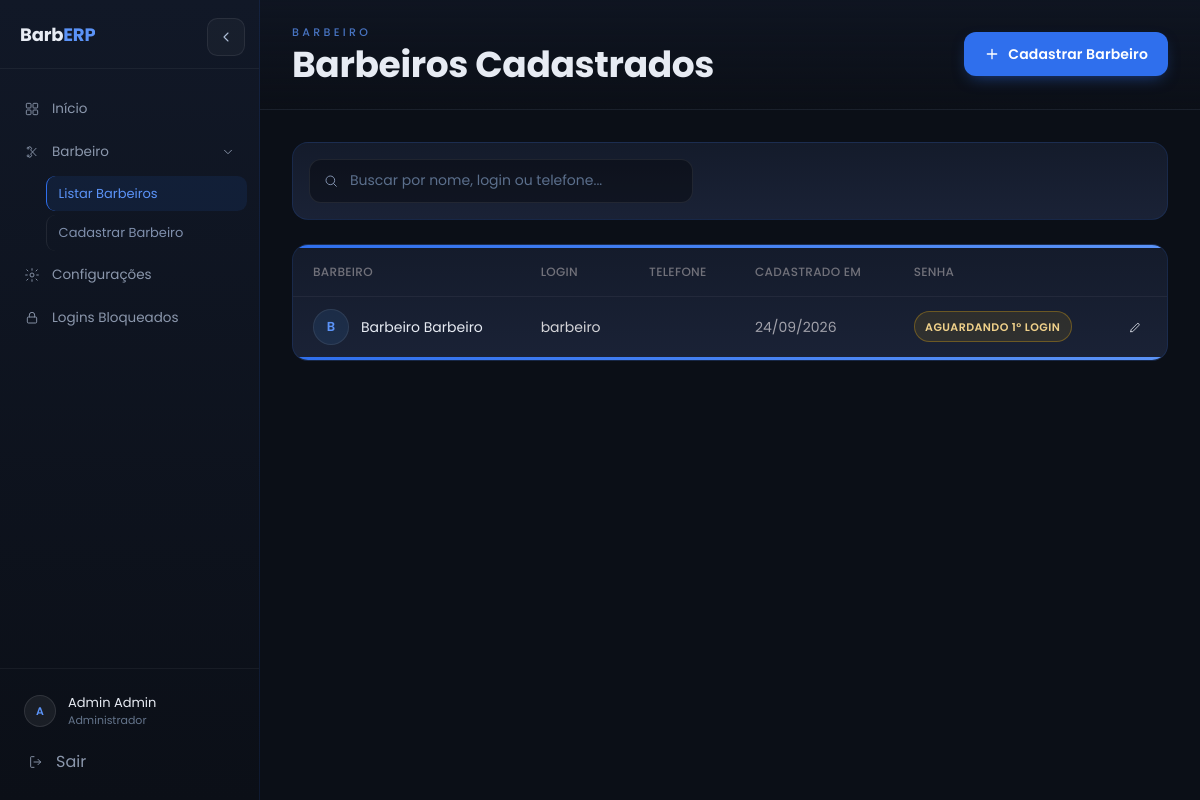
Before: /Barbeiros/paginas/barbeiro_listar.php (signed in) with the older database file.
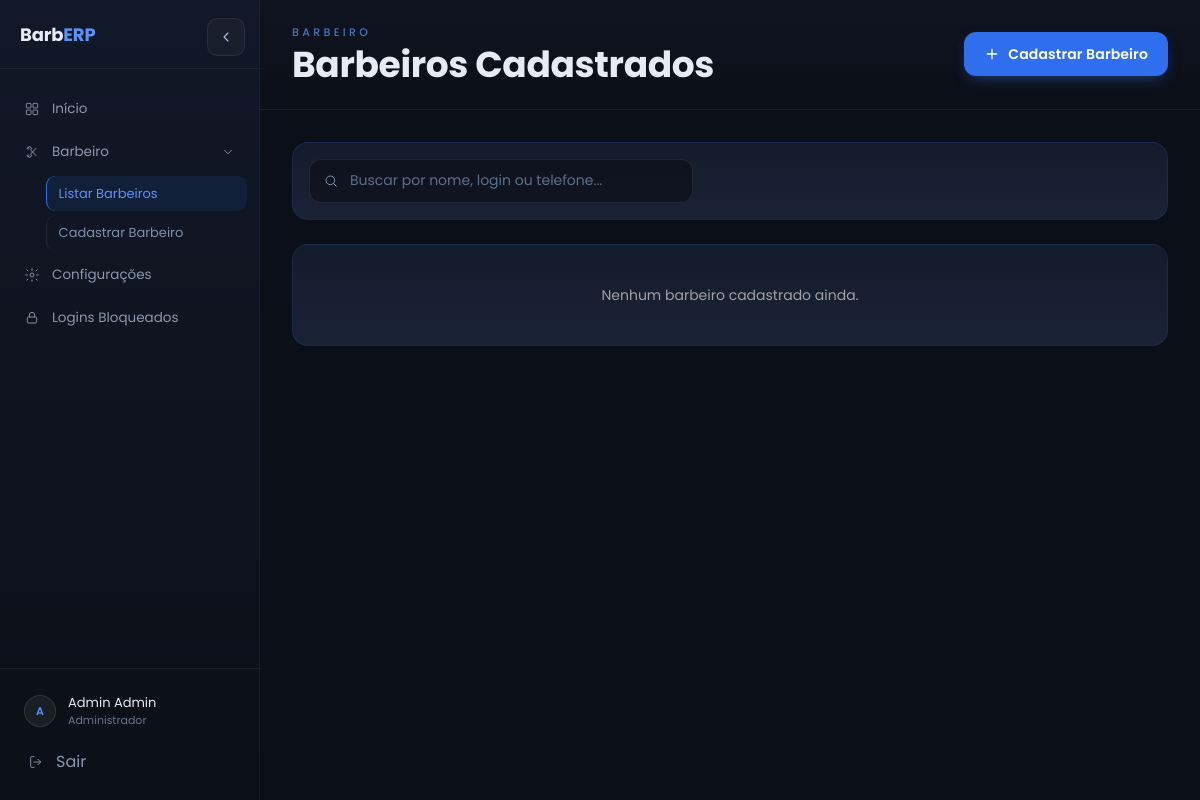
After: the same page with the newer database file.
### tables this page shows
CREATE TABLE Barbeiro (
    id_barbeiro INT AUTO_INCREMENT PRIMARY KEY,
    nome        VARCHAR(100) NOT NULL,
    login       VARCHAR(50) NOT NULL UNIQUE,
    senha       VARCHAR(255) NOT NULL,
    telefone    VARCHAR(20) NOT NULL,
    foto        VARCHAR(255) NULL,
    criado_em   TIMESTAMP NULL DEFAULT CURRENT_TIMESTAMP
);

### Barbeiros/paginas/barbeiro_listar.php (the view, shortened to what this page needs)
<?php
require_once __DIR__ . '/../../config/config.php';
$paginaAtual = 'barbeiro-listar';
$stmt = $pdo->query(
    'SELECT id_barbeiro, nome, login, telefone, foto, senha, criado_em
     FROM Barbeiro
     ORDER BY nome ASC'
);
$barbeiros = $stmt->fetchAll();
?>
<!DOCTYPE html>
<html lang="pt-br">
<head>
<script src="https://cdn.tailwindcss.com"></script>
<link rel="stylesheet" href="../../assets/css/admin-theme.css">
</head>
<body class="flex">
<?php include __DIR__ . '/../../includes/sidebar.php'; ?>
<main class="flex-1 min-w-0">
    <header class="topbar px-5 sm:px-8 py-5 sm:py-6 flex items-center gap-4">
        <div class="min-w-0 flex-1">
            <p class="eyebrow uppercase mb-1" style="color:var(--gold-light); opacity:.75">Barbeiro</p>
            <h1 class="display text-3xl sm:text-4xl text-[color:var(--cream)] truncate">Barbeiros Cadastrados</h1>
        </div>
        <a href="../paginas/barbeiro_cadastrar.php" class="btn-primary h-11 px-5 rounded-xl text-sm flex items-center justify-center gap-2 shrink-0">
            <svg width="16" height="16" viewBox="0 0 24 24" fill="none" xmlns="http://www.w3.org/2000/svg">
                <path d="M12 5v14M5 12h14" stroke="#ffffff" stroke-width="2" stroke-linecap="round"/>
            </svg>
            <span class="hidden sm:inline">Cadastrar Barbeiro</span>
        </a>
    </header>
    <section class="p-5 sm:p-8">
        <div class="panel-card rounded-2xl p-4 mb-6">
            <div class="relative w-full sm:max-w-sm">
                <input
                    id="busca-barbeiro"
                    type="text"
                    placeholder="Buscar por nome, login ou telefone..."
                    autocomplete="off"
                    class="field w-full h-11 pl-10 pr-4 rounded-xl text-sm"
                    oninput="filtrarBarbeiros(this.value)"
                >
            </div>
        </div>
        <?php if (empty($barbeiros)): ?>
            <div class="panel-card rounded-2xl p-10 text-center">
                <p class="text-sm text-zinc-400">Nenhum barbeiro cadastrado ainda.</p>
            </div>
        <?php else: ?>
            <div class="panel-card rounded-2xl overflow-hidden">
                <div class="barber-stripe-thin"></div>
                <div class="overflow-x-auto">
                    <table class="w-full text-sm">
                        <thead>
                            <tr class="text-left">
                                <th class="px-5 py-4 text-xs uppercase tracking-wide text-zinc-500 font-medium">Barbeiro</th>
                                <th class="px-5 py-4 text-xs uppercase tracking-wide text-zinc-500 font-medium">Login</th>
                                <th class="px-5 py-4 text-xs uppercase tracking-wide text-zinc-500 font-medium">Telefone</th>
                                <th class="px-5 py-4 text-xs uppercase tracking-wide text-zinc-500 font-medium">Cadastrado em</th>
                                <th class="px-5 py-4 text-xs uppercase tracking-wide text-zinc-500 font-medium">Senha</th>
                                <th class="px-5 py-4"></th>
                            </tr>
                        </thead>
                        <tbody id="tbody-barbeiros">
                            <?php foreach ($barbeiros as $b):
                                $busca = mb_strtolower($b['nome'] . ' ' . $b['login'] . ' ' . $b['telefone']);
                                $inicial = mb_strtoupper(mb_substr($b['nome'], 0, 1));
                                $criadoEm = $b['criado_em'] ? date('d/m/Y', strtotime($b['criado_em'])) : '—';
                                $infoHash = password_get_info($b['senha']);
                                $senhaJaEhHash = $infoHash['algoName'] !== 'unknown';
                            ?>
                            <tr data-busca="<?= htmlspecialchars($busca) ?>"
                                class="cursor-pointer transition-colors hover:bg-white/[0.03]"
                                onclick="openEditModal(this)"
                                data-id="<?= (int) $b['id_barbeiro'] ?>"
                                data-nome="<?= htmlspecialchars($b['nome'], ENT_QUOTES) ?>"
                                data-login="<?= htmlspecialchars($b['login'], ENT_QUOTES) ?>"
                                data-telefone="<?= htmlspecialchars($b['telefone'], ENT_QUOTES) ?>">
                                <td class="px-5 py-3">
                                    <div class="flex items-center gap-3">
                                        <?php if (!empty($b['foto'])): ?>
                                            <img src="../../assets/uploads/perfil/<?= htmlspecialchars($b['foto']) ?>" alt="" class="avatar">
                                        <?php else: ?>
                                            <div class="avatar-fallback"><?= htmlspecialchars($inicial) ?></div>
                                        <?php endif; ?>
                                        <span class="text-[color:var(--cream)]"><?= htmlspecialchars($b['nome']) ?></span>
                                    </div>
                                </td>
                                <td class="px-5 py-3 text-zinc-300"><?= htmlspecialchars($b['login']) ?></td>
                                <td class="px-5 py-3 text-zinc-300"><?= htmlspecialchars($b['telefone']) ?></td>
                                <td class="px-5 py-3 text-zinc-400"><?= htmlspecialchars($criadoEm) ?></td>
                                <td class="px-5 py-3">
                                    <?php if ($senhaJaEhHash): ?>
                                        <span class="badge badge-hash">Protegida</span>
                                    <?php else: ?>
                                        <span class="badge badge-pendente" title="Vira hash automaticamente no próximo login desse barbeiro">Aguardando 1º login</span>
                                    <?php endif; ?>
                                </td>
                                <td class="px-5 py-3 text-right">
                                    <span class="icon-btn" title="Editar" aria-hidden="true">
                                        <svg width="14" height="14" viewBox="0 0 24 24" fill="none" xmlns="http://www.w3.org/2000/svg">
                                            <path d="M4 20h4L18.5 9.5a2.1 2.1 0 0 0-3-3L5 17v3z" stroke="currentColor" stroke-width="1.4" stroke-linejoin="round"/>
                                        </svg>
                                    </span>
                                </td>
                            </tr>
                            <?php endforeach; ?>
                        </tbody>
                    </table>
                </div>
                <div class="barber-stripe-thin"></div>
            </div>
        <?php endif; ?>
    </section>
</main>
</body>
</html>

### includes/sidebar.php (shortened to what this page needs)
<?php
$paginaAtual = $paginaAtual ?? '';
?>
<aside id="app-sidebar" class="ab-sidebar">
    <div class="ab-sidebar__brand">
        <div class="ab-sidebar__brand-text">
            <p class="ab-sidebar__brand-name">Barb<span>ERP</span></p>
        </div>
        <div class="ab-sidebar__spacer">
            <button type="button" onclick="alternarColapsoSidebar()" class="menu-toggle-btn ab-sidebar__btn ab-sidebar__btn--collapse" aria-label="Recolher menu">
                <svg width="16" height="16" viewBox="0 0 24 24" fill="none" xmlns="http://www.w3.org/2000/svg">
                    <path d="M15 6l-6 6 6 6" stroke="currentColor" stroke-width="1.6" stroke-linecap="round" stroke-linejoin="round"/>
                </svg>
            </button>
        </div>
    </div>
    <nav class="ab-sidebar__nav">
        <a href="../../Painel/paginas/painel_admin.php" title="Início"
           class="ab-nav-item <?= $paginaAtual === 'dashboard' ? 'is-active' : '' ?>">
            <span class="ab-nav-item__icon">
            </span>
            <span class="ab-nav-item__label ab-label">Início</span>
        </a>
        <div>
            <button type="button"
                    class="ab-nav-item ab-nav-item--toggle"
                    title="Barbeiro"
                    onclick="alternarGrupoSidebar('grupo-barbeiro', this)">
                <span class="ab-nav-item__main">
                    <span class="ab-nav-item__icon">
                    </span>
                    <span class="ab-nav-item__label ab-label">Barbeiro</span>
                </span>
                <span class="ab-nav-item__chevron ab-label <?= in_array($paginaAtual, ['barbeiro-cadastrar', 'barbeiro-listar'], true) ? 'is-open' : '' ?>">
                    <svg width="14" height="14" viewBox="0 0 24 24" fill="none" xmlns="http://www.w3.org/2000/svg">
                        <path d="M9 6l6 6-6 6" stroke="currentColor" stroke-width="1.6" stroke-linecap="round" stroke-linejoin="round"/>
                    </svg>
                </span>
            </button>
            <div id="grupo-barbeiro" class="ab-subnav <?= in_array($paginaAtual, ['barbeiro-cadastrar', 'barbeiro-listar'], true) ? '' : 'ab-hidden' ?>">
                <a href="../../Barbeiros/paginas/barbeiro_listar.php"
                   class="ab-subnav__item <?= $paginaAtual === 'barbeiro-listar' ? 'is-active' : '' ?>">
                    Listar Barbeiros
                </a>
                <a href="../../Barbeiros/paginas/barbeiro_cadastrar.php"
                   class="ab-subnav__item <?= $paginaAtual === 'barbeiro-cadastrar' ? 'is-active' : '' ?>">
                    Cadastrar Barbeiro
                </a>
            </div>
        </div>
        <a href="../../Configuracoes/paginas/configuracoes.php" title="Configurações"
           class="ab-nav-item <?= $paginaAtual === 'configuracoes' ? 'is-active' : '' ?>">
            <span class="ab-nav-item__icon">
            </span>
            <span class="ab-nav-item__label ab-label">Configurações</span>
        </a>
        <a href="../../Configuracoes/paginas/login_tentativas.php" title="Logins Bloqueados"
           class="ab-nav-item <?= $paginaAtual === 'login-tentativas' ? 'is-active' : '' ?>">
            <span class="ab-nav-item__icon">
                <svg width="16" height="16" viewBox="0 0 24 24" fill="none" xmlns="http://www.w3.org/2000/svg">
                    <rect x="5" y="10.5" width="14" height="9" rx="1.6" stroke="currentColor" stroke-width="1.4"/>
                    <path d="M8 10.5V7.5a4 4 0 0 1 8 0v3" stroke="currentColor" stroke-width="1.4" stroke-linecap="round"/>
                </svg>
            </span>
            <span class="ab-nav-item__label ab-label">Logins Bloqueados</span>
        </a>
    </nav>
    <div class="ab-sidebar__footer">
        <div class="ab-sidebar__user">
            <div class="ab-sidebar__avatar">
                <?= strtoupper(substr($_SESSION['nome'] ?? 'A', 0, 1)) ?>
            </div>
            <div class="ab-sidebar__user-info ab-label">
                <p class="ab-sidebar__user-name"><?= htmlspecialchars($_SESSION['nome'] ?? 'Administrador') ?></p>
                <p class="ab-sidebar__user-role">Administrador</p>
            </div>
        </div>
        <a href="../../Autenticacao/scripts/logout.php" title="Sair" class="ab-nav-item">
            <span class="ab-nav-item__icon">
            </span>
            <span class="ab-nav-item__label ab-label">Sair</span>
        </a>
    </div>
</aside>

### Barbeiros/paginas/barbeiro_listar.php (style rules this page uses)
table tbody tr { border-top:1px solid rgba(255,255,255,0.05); }
.avatar-fallback { width:36px; height:36px; border-radius:9999px; display:flex; align-items:center; justify-content:center; background:rgba(61,126,201,0.14); color:var(--gold-light); font-weight:600; font-size:13px; border:1px solid rgba(255,255,255,0.08); }
.badge { display:inline-flex; align-items:center; gap:0.35rem; font-size:11px; font-weight:600; letter-spacing:0.04em; padding:0.28rem 0.65rem; border-radius:999px; }
.badge-pendente { color:#f0d18a; background:rgba(184,140,24,0.14); border:1px solid rgba(184,140,24,0.45); }

Changed rows visible on the page:
removed barbeiro: nome "B", nome "Barbeiro Barbeiro", login "barbeiro", criado_em "24/09/2026", senha "AGUARDANDO 1º LOGIN"
Other visible differences:
text no longer shown: "BARBEIRO LOGIN TELEFONE CADASTRADO EM SENHA"
text now shown: "Nenhum barbeiro cadastrado ainda."
